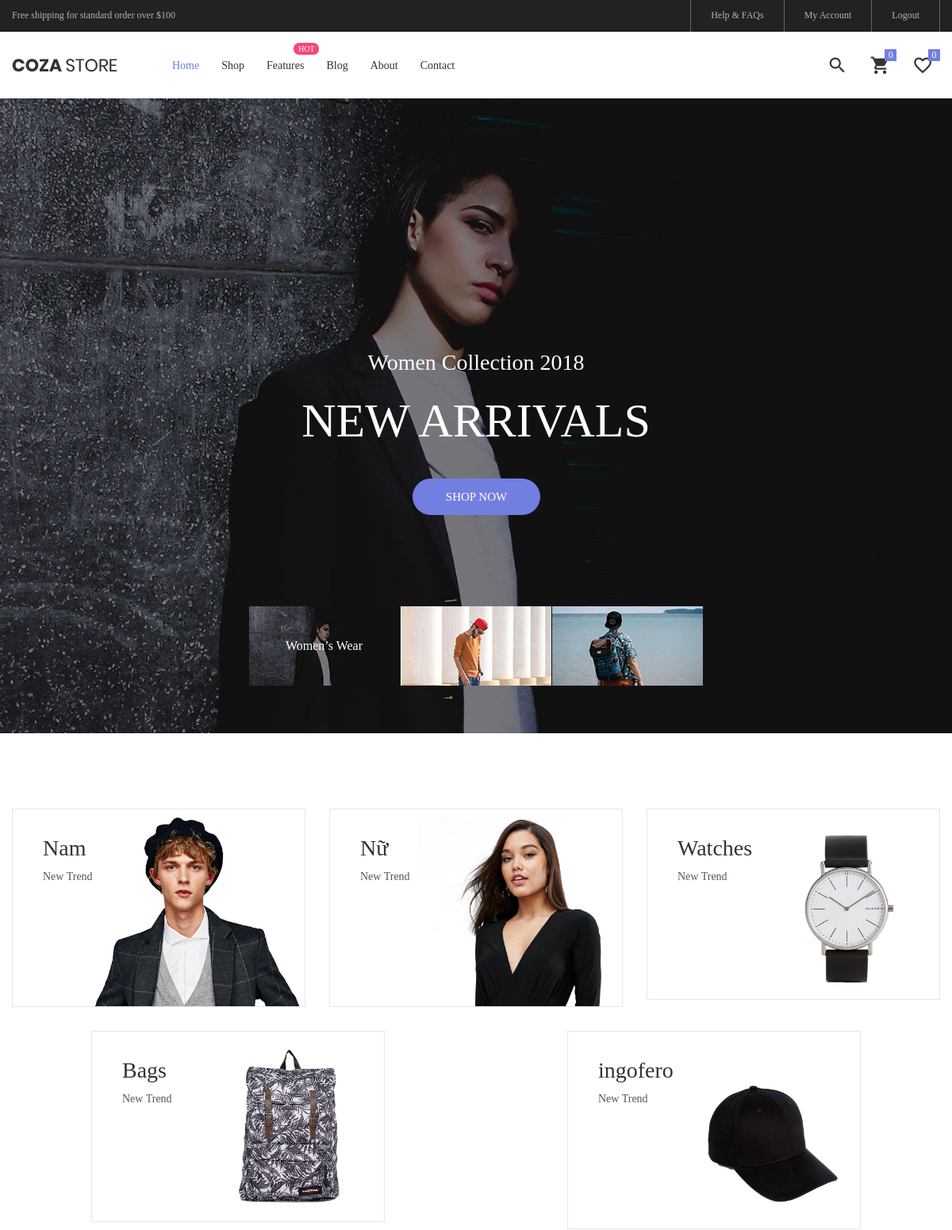
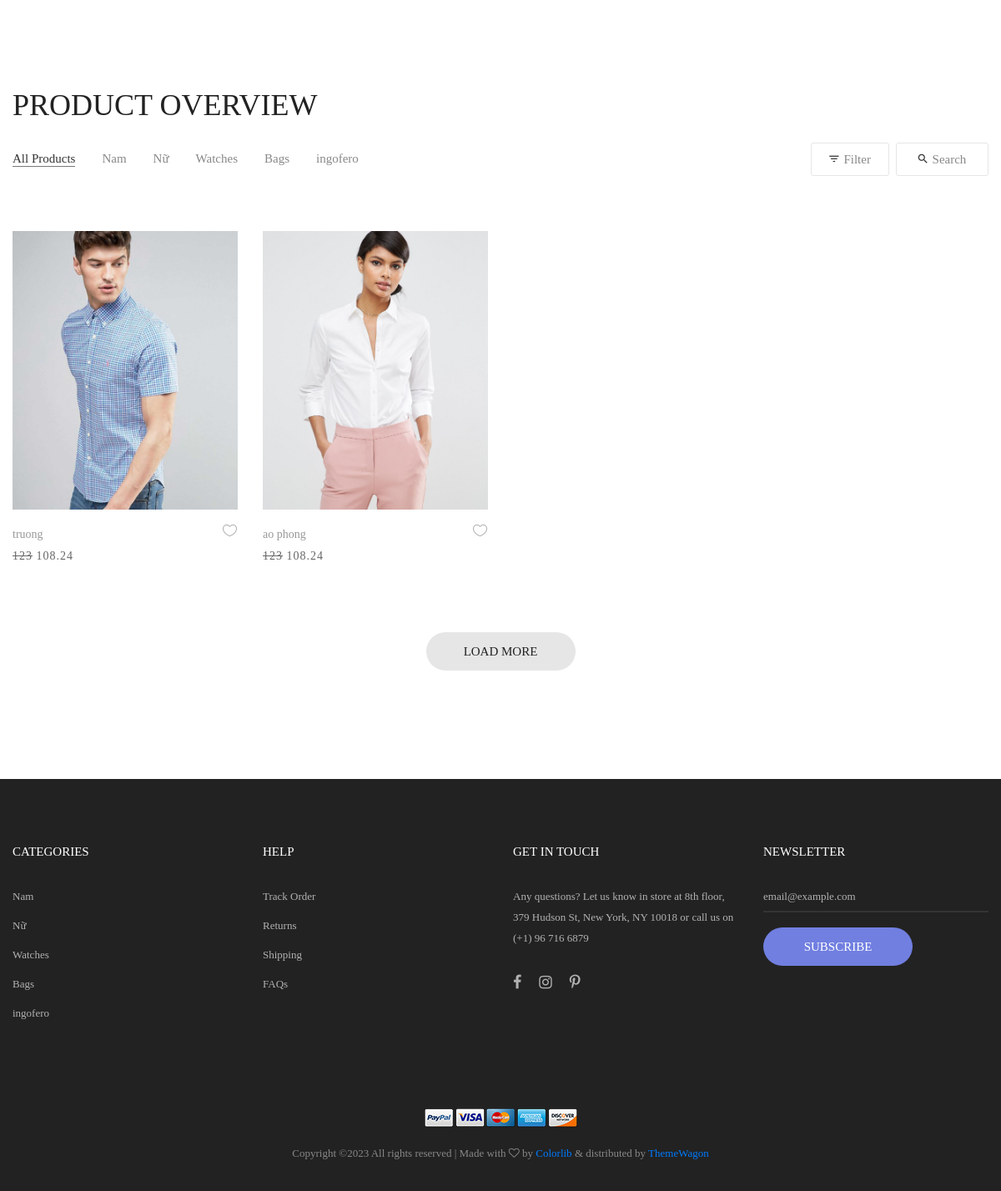
The app's page /view/index.php?act=home with its own data (2 pictures, top to bottom).
### tables this page shows
CREATE TABLE `categories` (
  `cate_id` int(11) NOT NULL COMMENT 'id categoriy',
  `cate_name` varchar(50) NOT NULL COMMENT 'name category',
  `cate_img` varchar(50) NOT NULL COMMENT 'image category'
);

CREATE TABLE `products` (
  `product_id` int(11) NOT NULL,
  `product_name` varchar(20) NOT NULL,
  `product_price` double(10,2) NOT NULL,
  `product_img` varchar(255) NOT NULL,
  `product_sale` int(3) NOT NULL,
  `product_posting_date` date NOT NULL,
  `tag_id` int(11) NOT NULL,
  `cate_id` int(11) NOT NULL,
  `product_desciption` text NOT NULL
);

### dao/pdo.php (called while the page is built, shortened)
<?php
function pdo_get_connection()
{
    $dburl = "mysql:host=localhost;dbname=cozastore;charset=utf8";
    $username = 'root';
    $password = '';
    $conn = new PDO($dburl, $username, $password);
    $conn->setAttribute(PDO::ATTR_ERRMODE, PDO::ERRMODE_EXCEPTION);
    return $conn;
}
function pdo_query($sql)
{
    $sql_args = array_slice(func_get_args(), 1);
    try {
        $conn = pdo_get_connection();
        $stmt = $conn->prepare($sql);
        $stmt->execute($sql_args);
        $rows = $stmt->fetchAll();
        return $rows;
    } catch (PDOException $e) {
        throw $e;
    } finally {
        unset($conn);
    }
}

### dao/categories.php (called while the page is built, shortened)
<?php
require_once 'pdo.php';
function category_select_all()
{
    $sql = "SELECT * FROM categories";
    return pdo_query($sql);
}
function category_home(){
    $sql = 'SELECT * FROM categories LIMIT 6';
    return pdo_query($sql);
}

### dao/products.php (called while the page is built, shortened)
<?php
require_once 'pdo.php';
function show_products_home()
{
    $sql = "SELECT * FROM products ORDER BY product_id LIMIT 8";
    return pdo_query($sql);
}

### view/trang-chu/home.php (the view, shortened to what this page needs)
<?php include 'slide.php' ?>
<div class="sec-banner bg0 p-t-95 p-b-55">
	<div class="container">
		<div class="row">
			<?php foreach ($categories as $category) : ?>
				<div class="col-md-6 col-lg-4 p-b-30 m-lr-auto">
					<div class="block1 wrap-pic-w">
						<img src="../upload/<?= $category['cate_img'] ?>" alt="IMG-BANNER">
						<a href="index.php?act=products_cate&cate_id=<?= $category['cate_id'] ?>" class="block1-txt ab-t-l s-full flex-col-l-sb p-lr-38 p-tb-34 trans-03 respon3">
							<div class="block1-txt-child1 flex-col-l">
								<span class="block1-name ltext-102 trans-04 p-b-8">
									<?= $category['cate_name'] ?>
								</span>
								<span class="block1-info stext-102 trans-04">
									New Trend
								</span>
							</div>
						</a>
					</div>
				</div>
			<?php endforeach ?>
		</div>
	</div>
</div>
<section class="bg0 p-t-23 p-b-130">
	<div class="container">
		<div class="p-b-10">
			<h3 class="ltext-103 cl5">
				Product Overview
			</h3>
		</div>
		<div class="flex-w flex-sb-m p-b-52">
			<div class="flex-w flex-l-m filter-tope-group m-tb-10">
				<a href="index.php?act=products">
					<button class="stext-106 cl6 hov1 bor3 trans-04 m-r-32 m-tb-5 how-active1" data-filter="*">
						All Products
					</button>
				</a>
				<?php foreach ($categories_all as $category) : ?>
					<a href="index.php?act=products_cate&cate_id=<?= $category['cate_id'] ?>">
						<button class="stext-106 cl6 hov1 bor3 trans-04 m-r-32 m-tb-5">
							<?= $category['cate_name'] ?>
						</button>
					</a>
				<?php endforeach ?>
			</div>
			<div class="flex-w flex-c-m m-tb-10">
				<div class="flex-c-m stext-106 cl6 size-104 bor4 pointer hov-btn3 trans-04 m-r-8 m-tb-4 js-show-filter">
					<i class="icon-filter cl2 m-r-6 fs-15 trans-04 zmdi zmdi-filter-list"></i>
					Filter
				</div>
				<div class="flex-c-m stext-106 cl6 size-105 bor4 pointer hov-btn3 trans-04 m-tb-4 js-show-search">
					<i class="icon-search cl2 m-r-6 fs-15 trans-04 zmdi zmdi-search"></i>
					Search
				</div>
			</div>
		</div>
		<div class="row isotope-grid">
			<?php foreach ($products as $pro) : ?>
				<div class="col-sm-6 col-md-4 col-lg-3 p-b-35 isotope-item">
					<a href="index.php?act=product_detail&pro_id=<?= $pro['product_id'] ?? '' ?>" class="stext-104 cl4 hov-cl1 trans-04 js-name-b2 p-b-6">
						<div class="block2">
							<div class="block2-pic hov-img0" data-label="New">
								<img src="../upload/<?= $pro['product_img'] ?? 'errors.jpg' ?>" style="height: 334px" alt="IMG-PRODUCT">
							</div>
							<div class="block2-txt flex-w flex-t p-t-14">
								<div class="block2-txt-child1 flex-col-l ">
									<a href="index.php?act=product_detail&pro_id=<?= $pro['product_id'] ?? '' ?>" class="stext-104 cl4 hov-cl1 trans-04 js-name-b2 p-b-6">
										<?= $pro['product_name'] ?>
									</a>
									<span class="stext-105 cl3">
										<?= $pro['product_sale'] == 0 ? $pro['product_price'] : '<del>' . $pro['product_price'] . '</del>' . ' ' . $pro['product_price'] - ($pro['product_price'] * $pro['product_sale'] / 100) ?>
									</span>
								</div>
								<div class="block2-txt-child2 flex-r p-t-3">
									<a href="#" class="btn-addwish-b2 dis-block pos-relative js-addwish-b2">
										<img class="icon-heart1 dis-block trans-04" src="images/icons/icon-heart-01.png" alt="ICON">
									</a>
								</div>
							</div>
						</div>
					</a>
				</div>
			<?php endforeach ?>
		</div>
		<div class="flex-c-m flex-w w-full p-t-45">
			<a href="index.php?act=products" class="flex-c-m stext-101 cl5 size-103 bg2 bor1 hov-btn1 p-lr-15 trans-04">
				Load More
			</a>
		</div>
	</div>
</section>

### view/header.php (shortened to what this page needs)
<!DOCTYPE html>
<html lang="en">
<head>
	<link rel="stylesheet" type="text/css" href="vendor/bootstrap/css/bootstrap.min.css">
	<link rel="stylesheet" type="text/css" href="fonts/font-awesome-4.7.0/css/font-awesome.min.css">
	<link rel="stylesheet" type="text/css" href="fonts/iconic/css/material-design-iconic-font.min.css">
	<link rel="stylesheet" type="text/css" href="fonts/linearicons-v1.0.0/icon-font.min.css">
	<link rel="stylesheet" type="text/css" href="vendor/animate/animate.css">
	<link rel="stylesheet" type="text/css" href="vendor/css-hamburgers/hamburgers.min.css">
	<link rel="stylesheet" type="text/css" href="vendor/animsition/css/animsition.min.css">
	<link rel="stylesheet" type="text/css" href="vendor/select2/select2.min.css">
	<link rel="stylesheet" type="text/css" href="vendor/daterangepicker/daterangepicker.css">
	<link rel="stylesheet" type="text/css" href="vendor/slick/slick.css">
	<link rel="stylesheet" type="text/css" href="vendor/MagnificPopup/magnific-popup.css">
	<link rel="stylesheet" type="text/css" href="vendor/perfect-scrollbar/perfect-scrollbar.css">
	<link rel="stylesheet" type="text/css" href="css/util.css">
	<link rel="stylesheet" type="text/css" href="css/main.css">
</head>
<body class="animsition">
	<header class="header-v4">
		<div class="container-menu-desktop">
			<div class="top-bar">
				<div class="content-topbar flex-sb-m h-full container">
					<div class="left-top-bar">
						Free shipping for standard order over $100
					</div>
					<div class="right-top-bar flex-w h-full">
						<a href="#" class="flex-c-m trans-04 p-lr-25">
							Help & FAQs
						</a>
						<?php if (isset($_SESSION['user_kh'])) {
							extract($_SESSION['user_kh']) ?>
							<a href="index.php?act=updateuser" class="flex-c-m trans-04 p-lr-25">
								<?= $user_id ?>
							</a>
						<?php } else { ?>
							<a href="./user/" class="flex-c-m trans-04 p-lr-25">
								My Account
							</a>
						<?php } ?>
						<a href="./user/logout.php" class="flex-c-m trans-04 p-lr-25">
							Logout
						</a>
					</div>
				</div>
			</div>
			<div class="wrap-menu-desktop how-shadow1">
				<nav class="limiter-menu-desktop container">
					<a href="index.php?act=home" class="logo">
						<img src="images/icons/logo-01.png" alt="IMG-LOGO">
					</a>
					<div class="menu-desktop">
						<ul class="main-menu">
							<li class="active-menu">
								<a href="index.php?act=home">Home</a>
							</li>
							<li>
								<a href="index.php?act=products">Shop</a>
							</li>
							<li class="label1" data-label1="hot">
								<a href="index.php?act=cart">Features</a>
							</li>
							<li>
								<a href="index.php?act=blog">Blog</a>
							</li>
							<li>
								<a href="index.php?act=about">About</a>
							</li>
							<li>
								<a href="index.php?act=contact">Contact</a>
							</li>
						</ul>
					</div>
					<div class="wrap-icon-header flex-w flex-r-m">
						<div class="icon-header-item cl2 hov-cl1 trans-04 p-l-22 p-r-11 js-show-modal-search">
							<i class="zmdi zmdi-search"></i>
						</div>
						<?php
					$i = 0;
					if ((isset($_SESSION['cart'])) && (count($_SESSION['cart']) > 0)) {
						foreach($_SESSION['cart'] as $item){
							$i++;
						}
					}else{
						$i=0;
					}
					?>
						<div class="icon-header-item cl2 hov-cl1 trans-04 p-l-22 p-r-11 icon-header-noti js-show-cart" data-notify="<?=$i?>">
							<i class="zmdi zmdi-shopping-cart"></i>
						</div>
						<a href="#" class="icon-header-item cl2 hov-cl1 trans-04 p-l-22 p-r-11 icon-header-noti" data-notify="0">
							<i class="zmdi zmdi-favorite-outline"></i>
						</a>
					</div>
				</nav>
			</div>
		</div>
	</header>

### view/index.php (shortened to what this page needs)
<?php
require_once '../dao/categories.php';
require_once '../dao/products.php';
require_once '../dao/users.php';
include 'header.php';
$categories = category_home();
$categories_all = category_select_all();
if (isset($_GET['act'])) {
    $act = $_GET['act'];
    switch ($act) {
        case 'home':
            $products = show_products_home();
            include 'trang-chu/home.php';
            break;
    }
} else {
    $products = show_products_home();
    include 'trang-chu/home.php';
}
include 'footer.php';

### view/trang-chu/slide.php (shortened to what this page needs)
<section class="section-slide">
		<div class="wrap-slick1 rs2-slick1">
			<div class="slick1">
				<div class="item-slick1 bg-overlay1" style="background-image: url(images/slide-05.jpg);" data-thumb="images/thumb-01.jpg" data-caption="Women’s Wear">
					<div class="container h-full">
						<div class="flex-col-c-m h-full p-t-100 p-b-60 respon5">
							<div class="layer-slick1 animated visible-false" data-appear="fadeInDown" data-delay="0">
								<span class="ltext-202 txt-center cl0 respon2">
									Women Collection 2018
								</span>
							</div>
							<div class="layer-slick1 animated visible-false" data-appear="fadeInUp" data-delay="800">
								<h2 class="ltext-104 txt-center cl0 p-t-22 p-b-40 respon1">
									New arrivals
								</h2>
							</div>
							<div class="layer-slick1 animated visible-false" data-appear="zoomIn" data-delay="1600">
								<a href="index.php?act=products" class="flex-c-m stext-101 cl0 size-101 bg1 bor1 hov-btn2 p-lr-15 trans-04">
									Shop Now
								</a>
							</div>
						</div>
					</div>
				</div>
			</div>
			<div class="wrap-slick1-dots p-lr-10"></div>
		</div>
	</section>

### view/footer.php (shortened to what this page needs)
<footer class="bg3 p-t-75 p-b-32">
	<div class="container">
		<div class="row">
			<div class="col-sm-6 col-lg-3 p-b-50">
				<h4 class="stext-301 cl0 p-b-30">
					Categories
				</h4>
				<ul>
					<?php foreach($categories as $cate) :?>
					<li class="p-b-10">
						<a href="index.php?act=products_cate&cate_id=<?= $cate['cate_id'] ?>" class="stext-107 cl7 hov-cl1 trans-04">
						<?= $cate['cate_name'] ?>
						</a>
					</li>
					<?php endforeach ?>
				</ul>
			</div>
			<div class="col-sm-6 col-lg-3 p-b-50">
				<h4 class="stext-301 cl0 p-b-30">
					Help
				</h4>
				<ul>
					<li class="p-b-10">
						<a href="#" class="stext-107 cl7 hov-cl1 trans-04">
							Track Order
						</a>
					</li>
					<li class="p-b-10">
						<a href="#" class="stext-107 cl7 hov-cl1 trans-04">
							Returns
						</a>
					</li>
					<li class="p-b-10">
						<a href="#" class="stext-107 cl7 hov-cl1 trans-04">
							Shipping
						</a>
					</li>
					<li class="p-b-10">
						<a href="#" class="stext-107 cl7 hov-cl1 trans-04">
							FAQs
						</a>
					</li>
				</ul>
			</div>
			<div class="col-sm-6 col-lg-3 p-b-50">
				<h4 class="stext-301 cl0 p-b-30">
					GET IN TOUCH
				</h4>
				<p class="stext-107 cl7 size-201">
					Any questions? Let us know in store at 8th floor, 379 Hudson St, New York, NY 10018 or call us on (+1) 96 716 6879
				</p>
				<div class="p-t-27">
					<a href="#" class="fs-18 cl7 hov-cl1 trans-04 m-r-16">
						<i class="fa fa-facebook"></i>
					</a>
					<a href="#" class="fs-18 cl7 hov-cl1 trans-04 m-r-16">
						<i class="fa fa-instagram"></i>
					</a>
					<a href="#" class="fs-18 cl7 hov-cl1 trans-04 m-r-16">
						<i class="fa fa-pinterest-p"></i>
					</a>
				</div>
			</div>
			<div class="col-sm-6 col-lg-3 p-b-50">
				<h4 class="stext-301 cl0 p-b-30">
					Newsletter
				</h4>
				<form>
					<div class="wrap-input1 w-full p-b-4">
						<input class="input1 bg-none plh1 stext-107 cl7" type="text" name="email" placeholder="email@example.com">
					</div>
					<div class="p-t-18">
						<button class="flex-c-m stext-101 cl0 size-103 bg1 bor1 hov-btn2 p-lr-15 trans-04">
							Subscribe
						</button>
					</div>
				</form>
			</div>
		</div>
		<div class="p-t-40">
			<div class="flex-c-m flex-w p-b-18">
				<a href="#" class="m-all-1">
					<img src="images/icons/icon-pay-01.png" alt="ICON-PAY">
				</a>
				<a href="#" class="m-all-1">
					<img src="images/icons/icon-pay-02.png" alt="ICON-PAY">
				</a>
				<a href="#" class="m-all-1">
					<img src="images/icons/icon-pay-03.png" alt="ICON-PAY">
				</a>
				<a href="#" class="m-all-1">
					<img src="images/icons/icon-pay-04.png" alt="ICON-PAY">
				</a>
				<a href="#" class="m-all-1">
					<img src="images/icons/icon-pay-05.png" alt="ICON-PAY">
				</a>
			</div>
			<p class="stext-107 cl6 txt-center">
				Copyright &copy; All rights reserved | Made with <i class="fa fa-heart-o" aria-hidden="true"></i> by <a href="https://colorlib.com" target="_blank">Colorlib</a> &amp; distributed by <a href="https://themewagon.com" target="_blank">ThemeWagon</a>
			</p>
		</div>
	</div>
</footer>
</body>
</html>

### records on screen
categories: cate_img (picture), cate_name "Nam"
categories: cate_img (picture), cate_name "Nữ"
categories: cate_img (picture), cate_name "Watches"
categories: cate_img (picture), cate_name "Bags"
categories: cate_img (picture), cate_name "ingofero"
products: product_img (picture), product_name "truong", product_price "123", $pro['product_price'] - ($pro['product_price'] * $pro['product_sale'] / 100) "108.24"
products: product_img (picture), product_name "ao phong", product_price "123", $pro['product_price'] - ($pro['product_price'] * $pro['product_sale'] / 100) "108.24"
